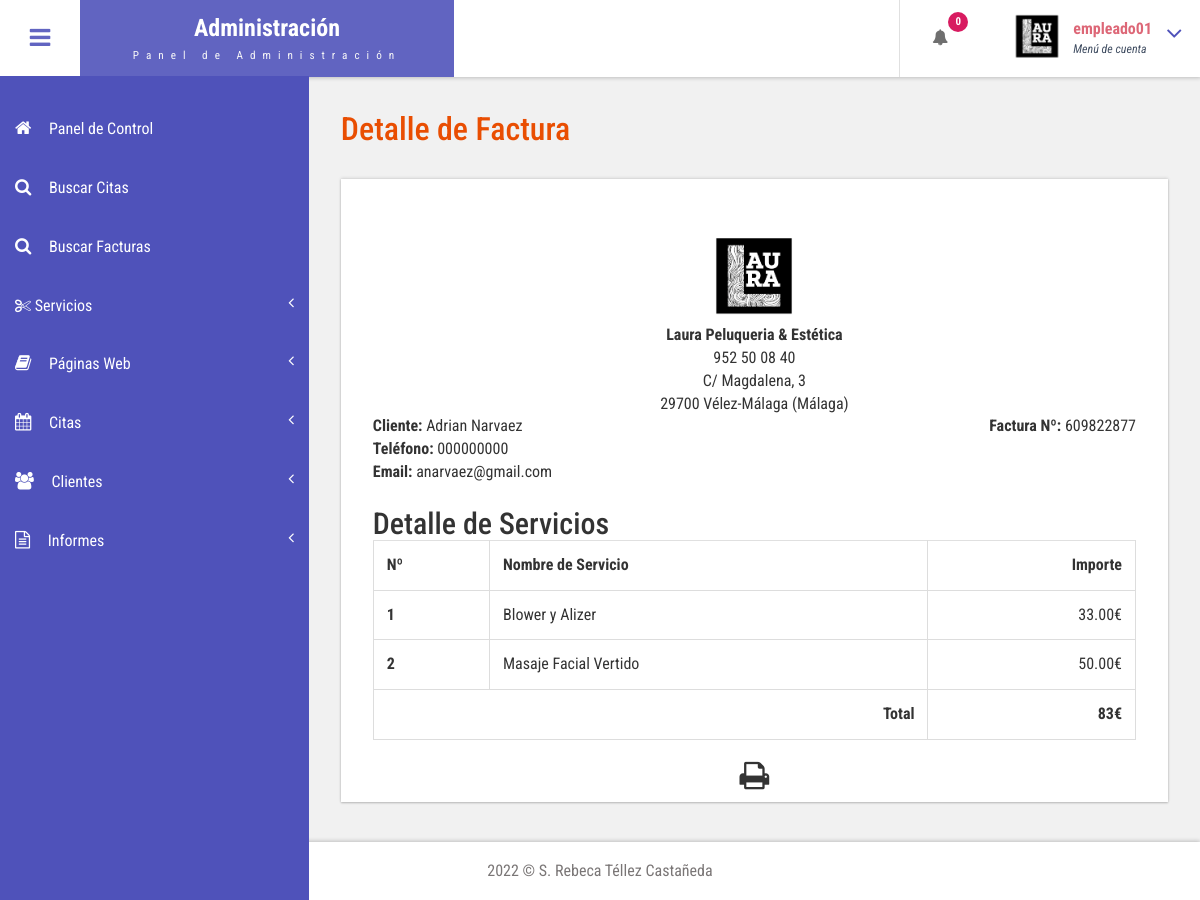
The page /admin/view-invoice.php?invoiceid=609822877 (signed in) on the database its author committed.
### tables this page shows
CREATE TABLE
    IF NOT EXISTS `tblservices` (
        `ID` INT(10) NOT NULL,
        `ServiceName` VARCHAR(200) DEFAULT NULL,
        `Cost` DECIMAL (5, 2) DEFAULT NULL,
        `CreationDate` TIMESTAMP NULL DEFAULT CURRENT_TIMESTAMP
    );

### admin/view-invoice.php (the view, shortened to what this page needs)
<?php
include('includes/dbconnection.php');
if (strlen($_SESSION['bpmsaid'] == 0)) {
	header('location:logout.php');
} else {
?>
	<!DOCTYPE HTML>
	<html>
	<head>
		<link href="css/bootstrap.css" rel='stylesheet' type='text/css' />
		<link href="css/style.css" rel='stylesheet' type='text/css' />
		<link href="css/font-awesome.css" rel="stylesheet">
		<link href="css/animate.css" rel="stylesheet" type="text/css" media="all">
		<link href="css/custom.css" rel="stylesheet">
	</head>
	<body class="cbp-spmenu-push">
		<div class="main-content">
			<?php include_once('includes/sidebar.php'); ?>
			<?php include_once('includes/header.php'); ?>
			<div id="page-wrapper">
				<div class="main-page">
					<div class="tables" id="exampl">
						<h3 class="title1">Detalle de Factura</h3>
						<?php
						$invid = intval($_GET['invoiceid']);
						$ret = mysqli_query($con, "select DISTINCT  tblinvoice.PostingDate,tblcustomers.Name,tblcustomers.Email,tblcustomers.MobileNumber,tblcustomers.Gender
	from  tblinvoice
	join tblcustomers on tblcustomers.ID=tblinvoice.Userid
	where tblinvoice.BillingId='$invid'");
						while ($row = mysqli_fetch_array($ret)) {
						?>
							<div class="table-responsive bs-example widget-shadow">
								<br>
								<div>
									<center>
										<img src="images/laura_logo.png" class="prfil-img" width="90" height="90">
										<p><b>Laura Peluqueria & Estética</b></p>
										<p>952 50 08 40</p>
										<p>C/ Magdalena, 3</p>
										<p>29700 Vélez-Málaga (Málaga)</p>
									</center>
								</div>
								<table width="100%">
									<tr>
									<td colspan="2"><b>Cliente: </b><?php echo $row['Name'] ?></td>
									<td style="text-align:right"><b>Factura Nº: </b><?php echo $invid; ?></td></tr>
									<tr><td><b>Teléfono: </b><?php echo $row['MobileNumber'] ?></td>
									</tr>
									<tr><td><b>Email: </b><?php echo $row['Email'] ?></td></tr>
								<?php } ?>
								</table>
								<br>
								<h2>Detalle de Servicios</h2>
								<table class="table table-bordered" width="100%" style="border:1">
									<tr>
										<th>Nº</th>
										<th>Nombre de Servicio</th>
										<th style="text-align:right">Importe</th>
									</tr>
									<?php
									$ret = mysqli_query($con, "select tblservices.ServiceName,tblservices.Cost
	from  tblinvoice
	join tblservices on tblservices.ID=tblinvoice.ServiceId
	where tblinvoice.BillingId='$invid'");
									$cnt = 1;
									while ($row = mysqli_fetch_array($ret)) {
									?>
										<tr>
											<th><?php echo $cnt; ?></th>
											<td><?php echo $row['ServiceName'] ?></td>
											<td style="text-align:right"><?php echo $subtotal = $row['Cost'] ?>€</td>
										</tr>
									<?php
										$cnt = $cnt + 1;
										$gtotal += $subtotal;
									} ?>
									<tr>
										<th colspan="2" style="text-align:right">Total</th>
										<th style="text-align:right"><?php echo $gtotal ?>€</th>
									</tr>
								</table>
								<p style="margin-top:1%" align="center">
									<i class="fa fa-print fa-2x" style="cursor: pointer;" OnClick="CallPrint(this.value)"></i>
								</p>
							</div>
					</div>
				</div>
			</div>
			<?php include_once('includes/footer.php'); ?>
		</div>
	</body>
	</html>
<?php }  ?>

### admin/includes/header.php (shortened to what this page needs)
<div class="sticky-header header-section ">
  <div class="header-left">
    <button id="showLeftPush"><i class="fa fa-bars"></i></button>
    <div class="logo">
      <a href="index.php">
        <h1>Administración</h1>
        <span>Panel de Administración</span>
      </a>
    </div>
  </div>
  <div class="header-right">
    <div class="profile_details_left">
      <ul class="nofitications-dropdown">
        <?php
        $ret1 = mysqli_query($con, "select ID,Name from  tblappointment where Status=''");
        $num = mysqli_num_rows($ret1);
        ?>
        <li class="dropdown head-dpdn">
          <a href="#" class="dropdown-toggle" data-toggle="dropdown" aria-expanded="false"><i class="fa fa-bell"></i><span class="badge blue"><?php echo $num; ?></span></a>
        </li>
      </ul>
      <div class="clearfix"> </div>
    </div>
    <div class="profile_details">
      <?php
      $adid = $_SESSION['bpmsaid'];
      $ret = mysqli_query($con, "select AdminName from tbladmin where ID='$adid'");
      $row = mysqli_fetch_array($ret);
      $name = $row['AdminName'];
      ?>
      <ul>
        <li class="dropdown profile_details_drop">
          <a href="#" class="dropdown-toggle" data-toggle="dropdown" aria-expanded="false">
            <div class="profile_img">
              <span class="prfil-img"><img src="images/laura_logo.png" alt="" width="50" height="50"> </span>
              <div class="user-name">
                <p><?php echo $name; ?></p>
                <span>Menú de cuenta</span>
              </div>
              <i class="fa fa-angle-down lnr"></i>
              <div class="clearfix"></div>
            </div>
          </a>
        </li>
      </ul>
    </div>
  </div>
  <div class="clearfix"> </div>
</div>

### admin/css/style.css (style rules this page uses)
h4, h5, h6, h1, h2, h3 { margin: 0; }
ul, ol { margin: 0; }
p { margin: 0; }
html, body { font-family: 'Roboto Condensed', sans-serif; font-size: 100%; overflow-x: hidden; background: #fff; }
body a { transition: 0.5s all ease; -webkit-transition: 0.5s all ease; -moz-transition: 0.5s all ease; -o-transition: 0.5s all ease; -ms-transition: 0.5s all ease; text-decoration:none; }
h1,h2,h3,h4,h5,h6 { margin:0; }
p { margin:0; }
ul,label { margin:0; padding:0; }
.main-content { position: relative; }
.sticky-header { position: fixed; top: 0; left:0px; width: 100%; z-index: 100; }
.header-section { background:#FFF; box-shadow: 1px 1px 4px rgba(0, 0, 0, 0.21); -webkit-box-shadow: 1px 1px 4px rgba(0, 0, 0, 0.21); -moz-box-shadow: 1px 1px 4px rgba(0, 0, 0, 0.21); -o-box-shadow: 1px 1px 4px rgba(0, 0, 0, 0.21); }
.header-section::after { clear: both; display: block; content: ''; }
.header-left { float: left; width: 45%; }
.header-right { float: right; }
button#showLeftPush { font-size: 1.5em; width: 80px; padding: 0.87em 0; text-align: center; cursor: pointer; float: left; color: #6F6F6F; -moz-transition: all 0.2s ease-out 0s; -webkit-transition: all 0.2s ease-out 0s; transition: all 0.2s ease-out 0s; border: none; background-color: #fff; outline:none; }
.cbp-spmenu-push { overflow-x: hidden; position: relative; }
.cbp-spmenu, .cbp-spmenu-push { -webkit-transition: all 0.3s ease; -moz-transition: all 0.3s ease; transition: all 0.3s ease; }
.cbp-spmenu-push div#page-wrapper { margin: 0 0 0 19.3em; transition:.5s all; -webkit-transition:.5s all; -moz-transition:.5s all; }
.fa { display: inline-block; font-family: FontAwesome; font-style: normal; font-weight: normal; line-height: 1; -webkit-font-smoothing: antialiased; -moz-osx-font-smoothing: grayscale; }
.logo { background: #6164C1; text-align: center; float: left; }
.logo a { padding: 0.9em 3.3em .7em; display: block; text-decoration: none; }
.logo a h1 { color: #fff; font-size: 1.5em; line-height: 1.2em; font-weight: 700; }
.logo a span { color: #F8F8F8; font-size: .7em; text-align: center; letter-spacing: 7px; }
.profile_details_left { float: left; }
li.dropdown.head-dpdn { display: inline-block; padding: 1.7em 0; border-left: 1px solid #E0E0E0; float: left; }
li.dropdown.head-dpdn a.dropdown-toggle { padding: 1.7em 2em; }
i.fa.fa-bell { color:#6F6F6F; }
.header-right span.badge { font-size: 11px; font-weight: bold; color: #FFF; background: #8BC34A; line-height: 15px; width: 20px; height: 20px; border-radius: 2em; -webkit-border-radius: 2em; -moz-border-radius: 2em; -o-border-radius: 2em; text-align: center; display: inline-block; position: absolute; top: 16%; padding: 2px 0 0; }
.header-right span.blue { background-color:#D81B60; }
.profile_details { float: right; }
.profile_details_drop a.dropdown-toggle { display:block; padding: 0.8em 3em 0 2em; }
.profile_img span.prfil-img { float:left; }
.user-name { float:left; margin-top:8px; margin-left:11px; height:35px; }
.profile_details ul li { list-style-type:none; position:relative; }
.profile_details li a i.fa.lnr { position: absolute; top: 34%; right: 8%; color: #4F52BA; font-size: 1.6em; }
.user-name p { font-size:1em; color:#DD6777; line-height:1em; font-weight:700; }
.user-name span { font-size: .75em; font-style: italic; color: #424f63; font-weight: normal; margin-top: .3em; }
.widget-shadow { background-color: #fff; box-shadow: 0 -1px 3px rgba(0,0,0,.12),0 1px 2px rgba(0,0,0,.24); -webkit-box-shadow: 0 -1px 3px rgba(0,0,0,.12),0 1px 2px rgba(0,0,0,.24); -moz-box-shadow: 0 -1px 3px rgba(0,0,0,.12),0 1px 2px rgba(0,0,0,.24); }
h3.title1 { font-size: 2em; color: #e94e02; margin-bottom: 0.8em; }
.table > thead > tr > th, .table > tbody > tr > th, .table > tfoot > tr > th, .table > thead > tr > td, .table > tbody > tr > td, .table > tfoot > tr > td { border-top: none; }
.tables .panel-body ,.tables .bs-example { padding: 2em 2em 0.5em; }
.tables .table > thead > tr > th, .tables .table > tbody > tr > th, .tables .table > tfoot > tr > th, .tables .table > thead > tr > td, .tables .table > tbody > tr > td, .tables .table > tfoot > tr > td { padding: 13px; border-top: 1px solid #E0E0E0; }
.bs-example { margin-top: 2em; }

### admin/css/custom.css (style rules this page uses)
#page-wrapper { padding:7em 2em 2.5em; background-color: #F1F1F1; }

### rows shown on the page
tblservices: ServiceName "Blower y Alizer", Cost "33.00"
tblservices: ServiceName "Masaje Facial Vertido", Cost "50.00"

### other values the page prints
$num "0"
$name "empleado01"
$row['Name'] "Adrian Narvaez"
$row['MobileNumber'] "000000000"
$row['Email'] "anarvaez@gmail.com"
$gtotal "83"
